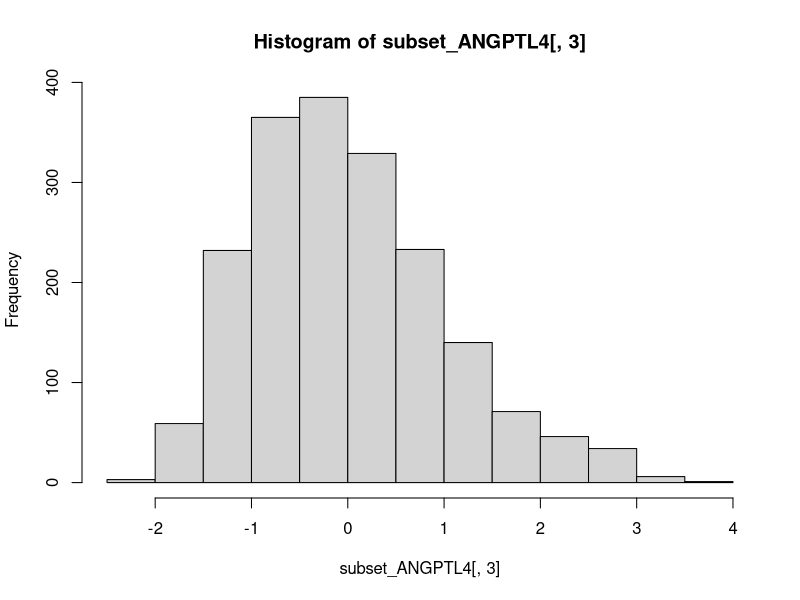
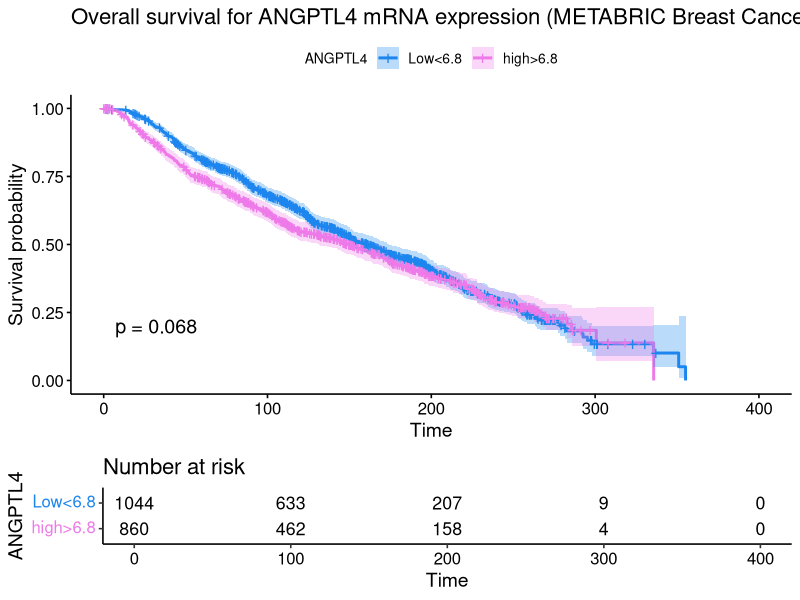

These figures' R source, in order:
# Load libraries
library(survival)
library(survminer)
library(plyr)
library(tibble)
library(forcats)

# Pull data from cbioportal
ANGPTL4_AMP <- read.delim(file = "ANGPTL4/ANGPTL4_alterations_across_samples.tsv")# 0=living 1=deceased
ANGPTL4_META_METABRIC <- read.delim(file = "brca_metabric_clinical_data.tsv")# 0=living 1=deceased
  ANGPTL4_MICROARRAY_METABRIC <- read.delim(file = "ANGPTL4/ANGPTL4_mRNA expression z-Scores relative to all samples (log microarray).txt")
# Merge data
names(ANGPTL4_MICROARRAY_METABRIC)[names(ANGPTL4_MICROARRAY_METABRIC)=="SAMPLE_ID"] <- "Sample.ID"
colnames(ANGPTL4_MICROARRAY_METABRIC)
colnames(ANGPTL4_AMP)

names(ANGPTL4_MICROARRAY_METABRIC)[names(ANGPTL4_MICROARRAY_METABRIC)=="STUDY_ID"] <- "Study.ID"
MERGE_ANGPTL4 <- merge(ANGPTL4_AMP, ANGPTL4_MICROARRAY_METABRIC, by = "Sample.ID")
colnames(MERGE_ANGPTL4)
colnames(ANGPTL4_META_METABRIC)
MERGE_ANGPTL4_2 <- merge(MERGE_ANGPTL4, ANGPTL4_META_METABRIC, by = "Patient.ID")
colnames(MERGE_ANGPTL4_2)
head(MERGE_ANGPTL4_2)
MERGE_ANGPTL4_2$Overall.Survival.Status <- gsub(":.*","", MERGE_ANGPTL4_2$Overall.Survival.Status) # remove everything after :
# Subset merged data
colnames(MERGE_ANGPTL4_2)
head(MERGE_ANGPTL4_2)
subset_ANGPTL4 <- MERGE_ANGPTL4_2[c(1,4,13,38:39)] # ANGPTL4.y is expression
colnames(subset_ANGPTL4)

# Change sructure
str(subset_ANGPTL4)
subset_ANGPTL4$Overall.Survival.Status <- as.numeric(as.character(subset_ANGPTL4$Overall.Survival.Status))
str(subset_ANGPTL4)
subset_ANGPTL4$Altered <- as.factor(as.integer(subset_ANGPTL4$Altered))


colnames(subset_ANGPTL4)
# Add col classifying AKR1C3 exp as +/-
#visualize expression data distribution
colnames(subset_ANGPTL4)
hist(subset_ANGPTL4[,3])

subset_ANGPTL4$ANGPTL4.y_HL <- ifelse(subset_ANGPTL4$ANGPTL4.y <= 0, 'Negative',
                                      ifelse(subset_ANGPTL4$ANGPTL4.y >=0 & subset_ANGPTL4$ANGPTL4.y <=13, 'Positive',
                                             ifelse(subset_ANGPTL4$ANGPTL4.y >=13, 'High', 'something else')
                                      ))
# Change sructure of new col
str(subset_ANGPTL4)
subset_ANGPTL4$ANGPTL4.y_HL <- as.factor(as.character(subset_ANGPTL4$ANGPTL4.y_HL))
str(subset_ANGPTL4)
coxph(formula = Surv(Overall.Survival..Months., Overall.Survival.Status) ~ ANGPTL4.y_HL, data = subset_ANGPTL4)

#ANGPTL4_plot_alt<-coxph(formula = Surv(Overall.Survival..Months., Overall.Survival.Status) ~ Altered, data = subset_ANGPTL4)
#colnames(subset)

## plot ----
sfit <- survfit(Surv(Overall.Survival..Months., Overall.Survival.Status)~ANGPTL4.y_HL, data=subset_ANGPTL4)
#plot(sfit)
ggsurvplot(sfit, conf.int=TRUE, pval=TRUE, risk.table=TRUE, 
           legend.labs=c("Low<6.8", "high>6.8"), legend.title="ANGPTL4",  
           palette=c("dodgerblue2", "orchid2"), 
           title="Overall survival for ANGPTL4 mRNA expression (METABRIC Breast Cancer)", 
           #risk.table.height=.15,
           data = subset_ANGPTL4)
